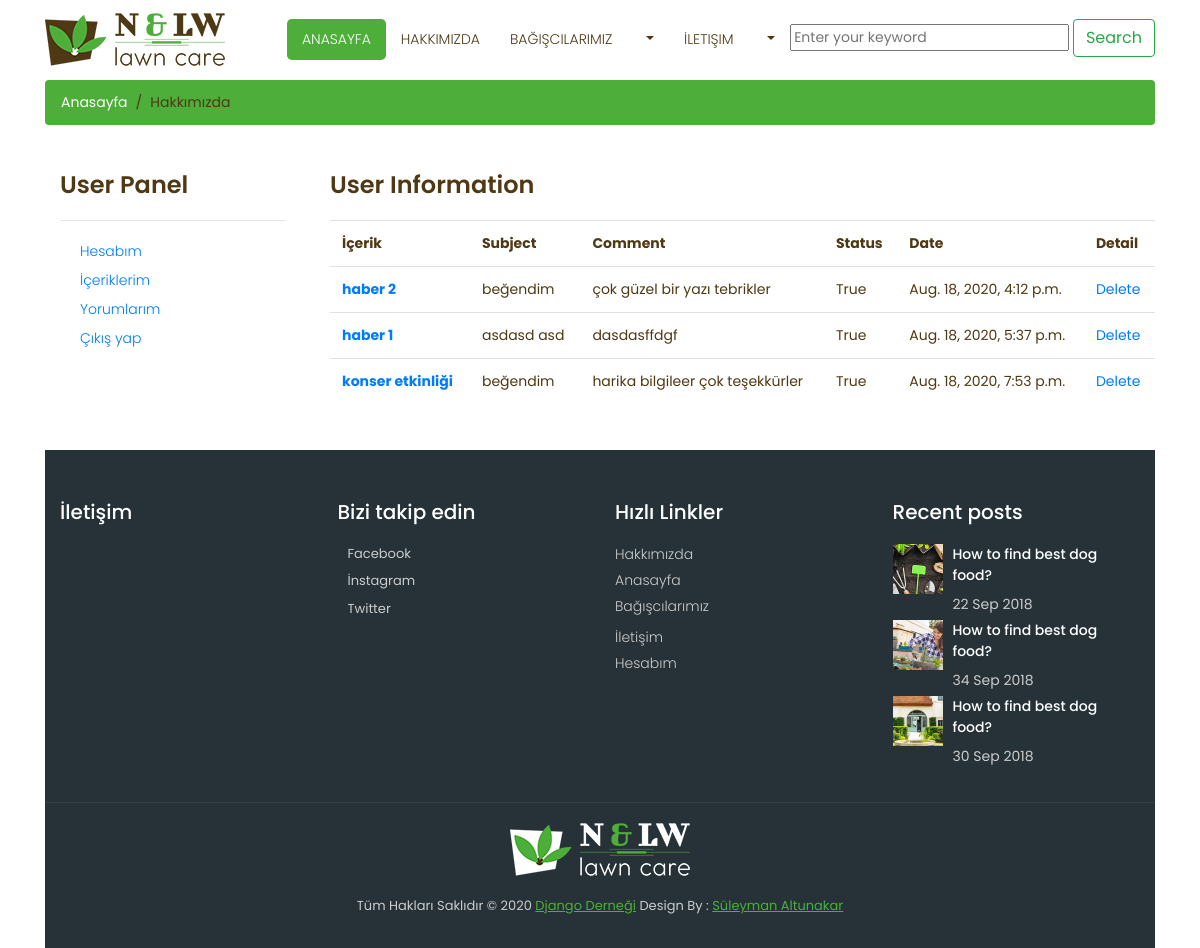
/user/comments/ (signed in), run on the app's committed database.
### content/models.py (models this page shows, shortened)
class Comment(models.Model):
    STATUS = (
        ('New', 'Yeni'),
        ('True', 'Evet'),
        ('False', 'Hayır'),
    )
    product = models.ForeignKey(Product,on_delete=models.CASCADE)
    user = models.ForeignKey(User,on_delete=models.CASCADE)
    subject = models.CharField(max_length=50,blank=True)
    comment = models.TextField(max_length=200,blank=True)
    status = models.CharField(max_length=10,choices=STATUS,default='New')
    ip = models.CharField(blank=True,max_length=20)
    create_at = models.DateTimeField(auto_now_add=True)
    update_at = models.DateTimeField(auto_now=True)

class Product(models.Model):
    STATUS = (
        ('True', 'Evet'),
        ('False', 'Hayır'),
    )
    category = models.ForeignKey(Category, on_delete=models.CASCADE)
    title = models.CharField(max_length=150)
    keywords = models.CharField(max_length=255)
    description = models.CharField(max_length=255)
    image = models.ImageField(blank=True, upload_to='images/')
    detail = RichTextUploadingField()
    slug = models.SlugField(null=False, unique=True)
    status = models.CharField(max_length=10, choices=STATUS)
    create_at = models.DateTimeField(auto_now_add=True)
    update_at = models.DateTimeField(auto_now=True)

### user/views.py (the view)
# urls.py: path('comments/',views.comments,name='comments'),
@login_required(login_url='/login')
def comments(request):
    category=Category.objects.all()
    current_user=request.user
    comments= Comment.objects.filter(user_id=current_user.id)
    context={
        'category':category,
        'comments':comments,
    }
    return render(request,'user_comments.html',context)

### user/templates/user_comments.html (shortened to what this page needs)
{% extends "Homebase.html" %}
{% block body %}
    <div class="container">
		<div class="breadcrumb-main">
			<ol class="breadcrumb">
				<li class="breadcrumb-item">
					<a href="/">Anasayfa</a>
				</li>
				<li class="breadcrumb-item active">Hakkımızda</li>
			</ol>
		</div>
		<div class="about-main">
			<div class="row">
<div class="col-md-3">
                    <div class="container">
                        <div class="map-box">
                            <h2 class="title">User Panel</h2>
                        </div>
                        {% include "user_panel.html" %}
                    </div>
                </div>
				<div class="col-md-9">
					<div class="map-box">
                        <h2 class="title">User Information</h2>
<table class="table">
    <tr>
        <th class="text-left">İçerik</th>
        <th class="text-left">Subject</th>
        <th class="text-left">Comment</th>
        <th class="text-left">Status</th>
        <th class="text-left">Date</th>
        <th class="text-left">Detail</th>
    </tr>
    {% for rs in comments %}
    <tr>
        <td class="text-left">
            <a href="/note/{{ rs.product_id }}/{{ rs.product.slug }}">
           <strong> {{ rs.product.title }}</strong>
                </a>
        </td>
        <td class="text-left">{{ rs.subject }}</td>
        <td class="text-left">{{ rs.comment }}</td>
        <td class="text-left">{{ rs.status }}</td>
        <td class="text-left">{{ rs.create_at }}</td>
        <td class="text-left"><a class="btn-custom" href="/user/deletecomment/{{ rs.id }}" onclick="return confirm('Delete ! Are you sure?')">Delete</a></td>
    </tr>
{% endfor %}
</table>
					</div>
				</div>
			</div>
		</div>
{% endblock %}

### home/static/css/style.css (style rules this page uses)
body { padding-top: 54px; font-family: 'Poppins', sans-serif; font-size: 14px; color: #4e3914; }
@media (min-width: 992px) { body { padding-top: 80px; } }
.about-main { padding: 30px 0px; }
.about-main h2 { font-size: 24px; font-weight: 600; margin-bottom: 20px; }
.breadcrumb-main .breadcrumb { background: #4eae3a; }
.breadcrumb-main .breadcrumb li a { color: #ffffff; }
.breadcrumb-main .breadcrumb li { color: #4e3914; }
.breadcrumb-main .breadcrumb-item + .breadcrumb-item::before { color: #4e3914; }

### data on the page
Comment: product "haber 2", subject "beğendim", comment "çok güzel bir yazı tebrikler", status "True", create_at "Aug. 18, 2020, 4:12 p.m."
Comment: product "haber 1", subject "asdasd asd", comment "dasdasffdgf", status "True", create_at "Aug. 18, 2020, 5:37 p.m."
Comment: product "konser etkinliği", subject "beğendim", comment "harika bilgileer çok teşekkürler", status "True", create_at "Aug. 18, 2020, 7:53 p.m."
